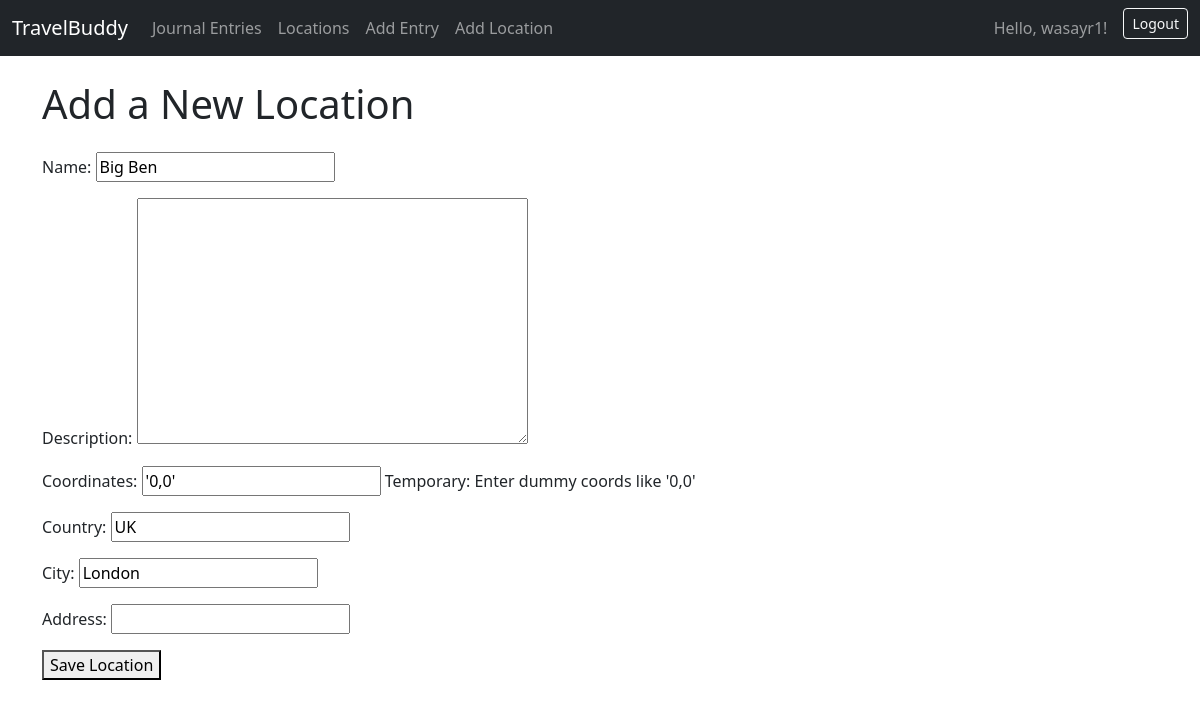
/project/location/1/edit/ (signed in), run on the app's committed database.
### project/models.py (models this page shows, shortened)
class Location(models.Model):
    name = models.CharField(max_length=200)
    description = models.TextField(blank=True, null=True)
    coordinates = models.CharField(max_length=100, blank=True, null=True, help_text="Temporary: Enter dummy coords like '0,0'")
    country = models.CharField(max_length=100, blank=True, null=True)
    city = models.CharField(max_length=100, blank=True, null=True)
    address = models.CharField(max_length=255, blank=True, null=True)
    created_at = models.DateTimeField(auto_now_add=True)

### project/views.py (the view, shortened to what this page needs)
# urls.py: path('location/<int:pk>/edit/', views.LocationUpdateView.as_view(), name='location-update'),
class LocationUpdateView(LoginRequiredMixin, generic.UpdateView):
    model = Location
    form_class = LocationForm
    template_name = 'project/location_form.html'

### project/forms.py
class LocationForm(forms.ModelForm):
    class Meta:
        model = Location
        fields = ['name', 'description', 'coordinates', 'country', 'city', 'address']

### project/templates/project/location_form.html (shortened to what this page needs)
{% extends "project/base.html" %}
{% block header %}Add a New Location{% endblock %}
{% block content %}
    <form method="post">
        {{ form.as_p }}
        <button type="submit">Save Location</button>
    </form>
{% endblock %}

### project/templates/project/base.html (shortened to what this page needs)
{% load static %}
<!DOCTYPE html>
<html lang="en">
<head>
    <link href="https://cdn.jsdelivr.net/npm/bootstrap@5.3.3/dist/css/bootstrap.min.css" rel="stylesheet">
</head>
<body>
    <nav class="navbar navbar-expand-lg navbar-dark bg-dark fixed-top">
        <div class="container-fluid">
            <a class="navbar-brand" href="{% url 'project:entry-list' %}">TravelBuddy</a>
            <div class="collapse navbar-collapse" id="navbarNav">
                <ul class="navbar-nav me-auto mb-2 mb-lg-0">
                    <li class="nav-item">
                        <a class="nav-link {% if request.resolver_match.url_name == 'entry-list' %}active{% endif %}" href="{% url 'project:entry-list' %}">Journal Entries</a>
                    </li>
                    <li class="nav-item">
                        <a class="nav-link {% if request.resolver_match.url_name == 'location-list' %}active{% endif %}" href="{% url 'project:location-list' %}">Locations</a>
                    </li>
                    {% if user.is_authenticated %}
                    <li class="nav-item">
                       <a class="nav-link {% if request.resolver_match.url_name == 'entry-create' %}active{% endif %}" href="{% url 'project:entry-create' %}">Add Entry</a>
                    </li>
                    <li class="nav-item">
                         <a class="nav-link {% if request.resolver_match.url_name == 'location-create' %}active{% endif %}" href="{% url 'project:location-create' %}">Add Location</a>
                    </li>
                    {% endif %}
                </ul>
                <div class="d-flex">
                    {% if user.is_authenticated %}
                        <span class="navbar-text me-3">Hello, {{ user.username }}!</span>
                        <form action="{% url 'logout' %}" method="post" style="display: inline;">
                            <button type="submit" class="btn btn-outline-light btn-sm">Logout</button>
                        </form>
                    {% else %}
                        <a href="{% url 'login' %}" class="btn btn-outline-light btn-sm">Login</a>
                    {% endif %}
                </div>
            </div>
        </div>
    </nav>
    <main class="container mt-4">
         <h1 class="mb-4">{% block header %}{% endblock %}</h1>
        {% block content %}
        {% endblock %}
    </main>
</body>
</html>

### project/templates/project/base.html (style rules this page uses)
body { padding-top: 56px; }

### data on the page
Location: name "Big Ben", coordinates "'0,0'", country "UK", city "London"

### other printed values
{{ user.username }} "wasayr1"
